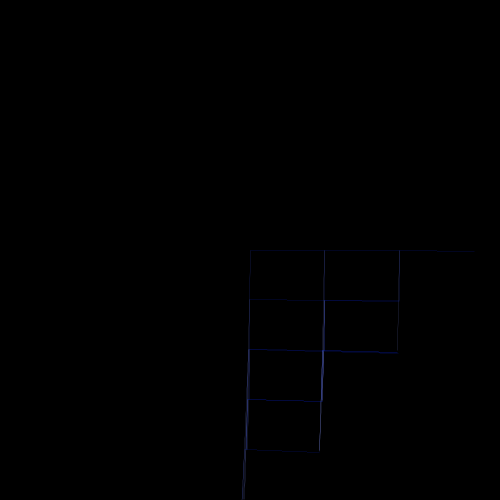
Frame 1 (no input)
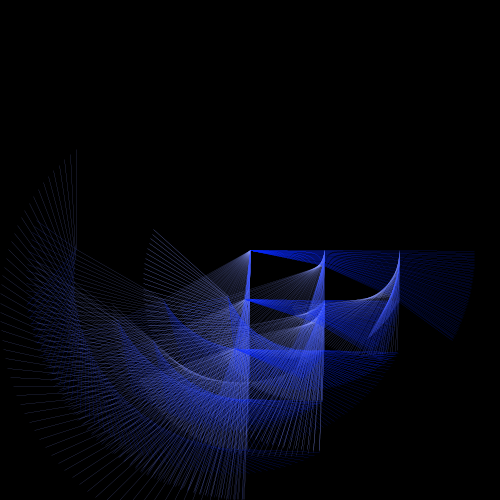
Frame 60 (the mouse pressed at the canvas centre just before this capture)
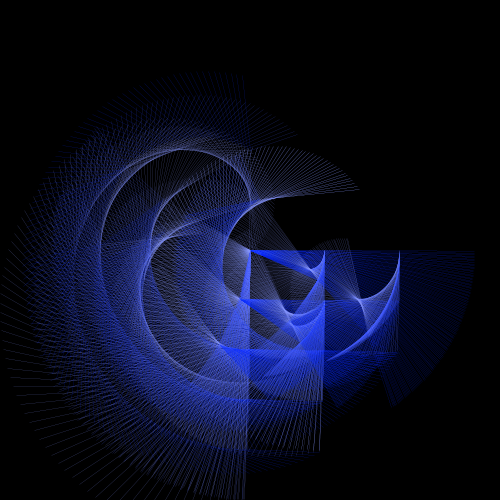
Frame 120 (the mouse held since frame 60 and released just before this capture)

The Processing sketch that drew these frames (run headless with seeded random() and noise(); from frame 60 on, the mouse is pressed at the canvas centre):

// Processing sketch: SimpleTest
// ── SimpleTest.pde
color a = color(5,40,255);
color b = color(64,90,252);
color c = color(133,149,252);
float d = (1);
float e = (5);
float f = (10);
float g = (100);
float h = (0.0175);
 

void setup()
{
size(500, 500);
smooth();
background(0);
 
};



void draw()
{
 
 
  strokeWeight(h);
  frameRate(g);
 
  if(mousePressed && (mouseButton == LEFT)){
   
 a = color(252,0,63);
 b = color(227,94,127);
 c = color(255,211,222);
  } else if(mousePressed && (mouseButton == RIGHT))
  { 
 a = color(176, 227, 169);
 b = color(100,193,88);
 c = color(28,255,0);
  } else {
 a = color(5,40,255);
 b = color(64,90,252);
 c = color(133,149,252);
  }
 
  if (frameCount % 0.5 == 0)
  {
  
  pushMatrix();
  translate(250, 250);
  rotate(radians(frameCount/d % 360));
  line(0, 0, 0, 100);
  stroke(a);
  popMatrix();
 
  pushMatrix();
  translate(250, 250);
  rotate(radians(frameCount/e % 360));
  line(0,0,75,0);
  stroke(b);
  popMatrix();
 
  pushMatrix();
  translate(250, 250);
  rotate(radians(frameCount/f % 360));
  line(0,50, 0, 0);
  stroke(c);
  popMatrix();

pushMatrix();
  translate(250, 250);
  rotate(radians(frameCount/e % 360));
 
  pushMatrix();
  translate(75, 0);
  rotate(radians(frameCount/d % 360));
  line(0, 0, 0, 100);
  stroke(a);
  popMatrix();
 
  pushMatrix();
  translate(75, 0);
  rotate(radians(frameCount/e % 360));
  line(0,0,75,0);
  stroke(b);
  popMatrix();
 
  pushMatrix();
  translate(75,0);
  rotate(radians(frameCount/f % 360));
  line(0,50, 0, 0);
  stroke(c);
  popMatrix();
popMatrix();
 
pushMatrix();
  translate(250, 250);
  rotate(radians(frameCount/f % 360));
 
    pushMatrix();
  translate(0, 50);
  rotate(radians(frameCount/d % 360));
  line(0, 0, 0, 100);
  stroke(a);
  popMatrix();
 
  pushMatrix();
  translate(0, 50);
  rotate(radians(frameCount/e % 360));
  line(0,0,75,0);
  stroke(b);
  popMatrix();
 
  pushMatrix();
  translate(0,50);
  rotate(radians(frameCount/f % 360));
  line(0,50, 0, 0);
  stroke(c);
  popMatrix();
popMatrix(); 
  pushMatrix();
   
    translate(250, 250);
    rotate(radians(frameCount/d % 360));
   
    pushMatrix();
    translate(0, 100);
    rotate(radians(frameCount/d % 360));
    line(0, 0, 0, 100);
    stroke(a);
    popMatrix();
 
    pushMatrix();
    translate(0,100);
    rotate(radians(frameCount/e % 360));
    line(0,0,75,0);
    stroke(b);
    popMatrix();
 
    pushMatrix();
    translate(0,100);
    rotate(radians(frameCount/f % 360));
    line(0,50, 0, 0);
    stroke(c);
    popMatrix();
  popMatrix();
 
 pushMatrix();
   translate(250,250);
   rotate(radians(frameCount/d % 360));
  
   pushMatrix();
   
    translate(0, 100);
    rotate(radians(frameCount/d % 360));
   
    pushMatrix();
    translate(0, 100);
    rotate(radians(frameCount/d % 360));
    line(0, 0, 0, 100);
    stroke(a);
    popMatrix();
 
    pushMatrix();
    translate(0,100);
    rotate(radians(frameCount/e % 360));
    line(0,0,75,0);
    stroke(b);
    popMatrix();
 
    pushMatrix();
    translate(0,100);
    rotate(radians(frameCount/f % 360));
    line(0,50, 0, 0);
    stroke(c);
    popMatrix();
  popMatrix();
popMatrix();
 
   pushMatrix();
   translate(250,250);
   rotate(radians(frameCount/e % 360));
  
   pushMatrix();
   
    translate(75,0);
    rotate(radians(frameCount/e % 360));
   
    pushMatrix();
    translate(75,0);
    rotate(radians(frameCount/d % 360));
    line(0, 0, 0, 100);
    stroke(a);
    popMatrix();
 
    pushMatrix();
    translate(75,0);
    rotate(radians(frameCount/e % 360));
    line(0,0,75,0);
    stroke(b);
    popMatrix();
 
    pushMatrix();
    translate(75,0);
    rotate(radians(frameCount/f % 360));
    line(0,50, 0, 0);
    stroke(c);
    popMatrix();
  popMatrix();
popMatrix();
   

 
   pushMatrix();
   translate(250,250);
   rotate(radians(frameCount/f % 360));
  
   pushMatrix();
   
    translate(0,50);
    rotate(radians(frameCount/f % 360));
   
    pushMatrix();
    translate(0,50);
    rotate(radians(frameCount/d % 360));
    line(0, 0, 0, 100);
    stroke(a);
    popMatrix();
 
    pushMatrix();
    translate(0,50);
    rotate(radians(frameCount/e % 360));
    line(0,0,75,0);
    stroke(b);
    popMatrix();
 
    pushMatrix();
    translate(0,50);
    rotate(radians(frameCount/f % 360));
    line(0,50, 0, 0);
    stroke(c);
    popMatrix();
  popMatrix();
popMatrix();

   pushMatrix();
   translate(250,250);
   rotate(radians(frameCount/d % 360));
  
   pushMatrix();
   
    translate(0,100);
    rotate(radians(frameCount/e % 360));
   
    pushMatrix();
    translate(75,0);
    rotate(radians(frameCount/d % 360));
    line(0, 0, 0, 100);
    stroke(a);
    popMatrix();
 
    pushMatrix();
    translate(75,0);
    rotate(radians(frameCount/e % 360));
    line(0,0,75,0);
    stroke(b);
    popMatrix();
 
    pushMatrix();
    translate(75,0);
    rotate(radians(frameCount/f % 360));
    line(0,50, 0, 0);
    stroke(c);
    popMatrix();
  popMatrix();
popMatrix();

pushMatrix();
   translate(250,250);
   rotate(radians(frameCount/d % 360));
  
   pushMatrix();
   
    translate(0,100);
    rotate(radians(frameCount/f % 360));
   
    pushMatrix();
    translate(0,50);
    rotate(radians(frameCount/d % 360));
    line(0, 0, 0, 100);
    stroke(a);
    popMatrix();
 
    pushMatrix();
    translate(0,50);
    rotate(radians(frameCount/e % 360));
    line(0,0,75,0);
    stroke(b);
    popMatrix();
 
    pushMatrix();
    translate(0,50);
    rotate(radians(frameCount/f % 360));
    line(0,50, 0, 0);
    stroke(c);
    popMatrix();
  popMatrix();
popMatrix();
 
pushMatrix();
   translate(250,250);
   rotate(radians(frameCount/e % 360));
  
   pushMatrix();
   
    translate(75,0);
    rotate(radians(frameCount/f % 360));
   
    pushMatrix();
    translate(0,50);
    rotate(radians(frameCount/d % 360));
    line(0, 0, 0, 100);
    stroke(a);
    popMatrix();
 
    pushMatrix();
    translate(0,50);
    rotate(radians(frameCount/e % 360));
    line(0,0,75,0);
    stroke(b);
    popMatrix();
 
    pushMatrix();
    translate(0,50);
    rotate(radians(frameCount/f % 360));
    line(0,50, 0, 0);
    stroke(c);
    popMatrix();
  popMatrix();
popMatrix();

pushMatrix();
   translate(250,250);
   rotate(radians(frameCount/e % 360));
  
   pushMatrix();
   
    translate(75,0);
    rotate(radians(frameCount/d % 360));
   
    pushMatrix();
    translate(0,100);
    rotate(radians(frameCount/d % 360));
    line(0, 0, 0, 100);
    stroke(a);
    popMatrix();
 
    pushMatrix();
    translate(0,100);
    rotate(radians(frameCount/e % 360));
    line(0,0,75,0);
    stroke(b);
    popMatrix();
 
    pushMatrix();
    translate(0,100);
    rotate(radians(frameCount/f % 360));
    line(0,50, 0, 0);
    stroke(c);
    popMatrix();
  popMatrix();
popMatrix();

pushMatrix();
   translate(250,250);
   rotate(radians(frameCount/e % 360));
  
   pushMatrix();
   
    translate(75,0);
    rotate(radians(frameCount/d % 360));
   
    pushMatrix();
    translate(0,100);
    rotate(radians(frameCount/d % 360));
    line(0, 0, 0, 100);
    stroke(a);
    popMatrix();
 
    pushMatrix();
    translate(0,100);
    rotate(radians(frameCount/e % 360));
    line(0,0,75,0);
    stroke(b);
    popMatrix();
 
    pushMatrix();
    translate(0,100);
    rotate(radians(frameCount/f % 360));
    line(0,50, 0, 0);
    stroke(c);
    popMatrix();
  popMatrix();
popMatrix();

pushMatrix();
   translate(250,250);
   rotate(radians(frameCount/f % 360));
  
   pushMatrix();
   
    translate(0,50);
    rotate(radians(frameCount/d % 360));
   
    pushMatrix();
    translate(0,100);
    rotate(radians(frameCount/d % 360));
    line(0, 0, 0, 100);
    stroke(a);
    popMatrix();
 
    pushMatrix();
    translate(0,100);
    rotate(radians(frameCount/e % 360));
    line(0,0,75,0);
    stroke(b);
    popMatrix();
 
    pushMatrix();
    translate(0,100);
    rotate(radians(frameCount/f % 360));
    line(0,50, 0, 0);
    stroke(c);
    popMatrix();
  popMatrix();
popMatrix();



pushMatrix();
   translate(250,250);
   rotate(radians(frameCount/f % 360));
  
   pushMatrix();
   
    translate(0, 50);
    rotate(radians(frameCount/e % 360));
   
    pushMatrix();
    translate(75,0);
    rotate(radians(frameCount/d % 360));
    line(0, 0, 0, 100);
    stroke(a);
    popMatrix();
 
    pushMatrix();
    translate(75,0);
    rotate(radians(frameCount/e % 360));
    line(0,0,75,0);
    stroke(b);
    popMatrix();
 
    pushMatrix();
    translate(75,0);
    rotate(radians(frameCount/f % 360));
    line(0,50, 0, 0);
    stroke(c);
    popMatrix();
  popMatrix();
popMatrix();
}
};
